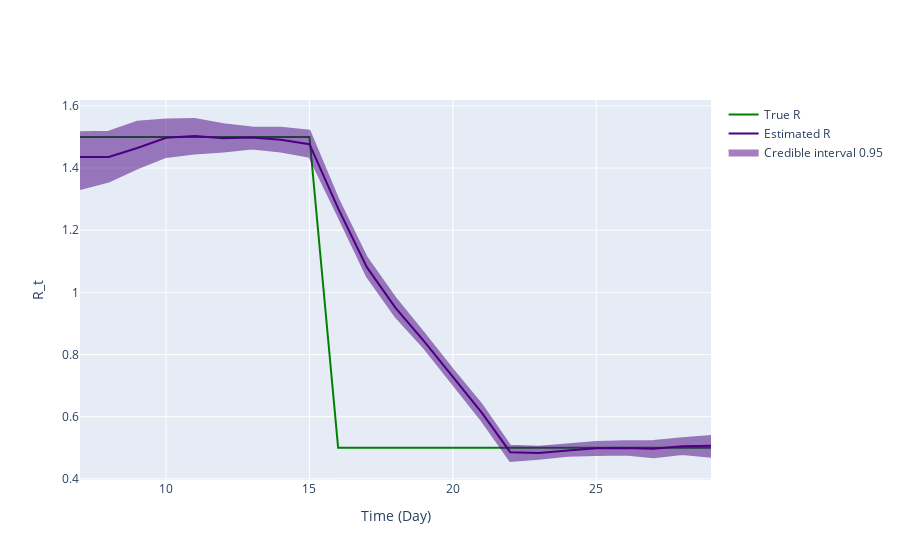

This figure's notebook cell:
### Markdown cell above
## Inference plot using class method results

### Code cell
fig = ReproductionNumberPlot()

fig.add_ground_truth_rt(ground_truth)
fig.add_interval_rt(new_intervals)

fig.update_labels(time_label='Time (Day)', r_label='R_t')

fig.show_figure()

### Figure 1 — Plotly figure (JSON) as saved in the notebook; plotly's stock layout.template omitted (floating-point values rounded to 4 significant figures)
{"data": [{"line": {"color": "green"}, "mode": "lines", "name": "True R", "type": "scatter", "x": [7, 8, 9, 10, 11, 12, 13, 14, 15, 16, 17, 18, 19, 20, 21, 22, 23, 24, 25, 26, 27, 28, 29], "y": [1.5, 1.5, 1.5, 1.5, 1.5, 1.5, 1.5, 1.5, 1.5, 0.5, 0.5, 0.5, 0.5, 0.5, 0.5, 0.5, 0.5, 0.5, 0.5, 0.5, 0.5, 0.5, 0.5]}, {"line": {"color": "indigo"}, "mode": "lines", "name": "Estimated R", "type": "scatter", "x": [7, 8, 9, 10, 11, 12, 13, 14, 15, 16, 17, 18, 19, 20, 21, 22, 23, 24, 25, 26, 27, 28, 29], "y": [1.435, 1.435, 1.464, 1.497, 1.503, 1.496, 1.498, 1.491, 1.477, 1.27, 1.081, 0.9503, 0.8426, 0.729, 0.6136, 0.4858, 0.4829, 0.4912, 0.4985, 0.499, 0.4968, 0.505, 0.5062]}, {"fill": "toself", "fillcolor": "indigo", "line": {"color": "indigo"}, "mode": "lines", "name": "Credible interval 0.95", "opacity": 0.5, "type": "scatter", "x": [7, 8, 9, 10, 11, 12, 13, 14, 15, 16, 17, 18, 19, 20, 21, 22, 23, 24, 25, 26, 27, 28, 29, 29, 28, 27, 26, 25, 24, 23, 22, 21, 20, 19, 18, 17, 16, 15, 14, 13, 12, 11, 10, 9, 8, 7], "y": [1.515, 1.517, 1.549, 1.556, 1.558, 1.541, 1.531, 1.529, 1.52, 1.301, 1.112, 0.9815, 0.8682, 0.7512, 0.64, 0.5066, 0.5033, 0.5119, 0.5187, 0.521, 0.5218, 0.5304, 0.538, 0.4709, 0.4799, 0.4697, 0.4786, 0.4764, 0.4746, 0.4646, 0.4575, 0.5883, 0.7027, 0.8205, 0.9217, 1.052, 1.245, 1.436, 1.453, 1.463, 1.454, 1.447, 1.436, 1.399, 1.357, 1.332]}], "layout": {"hovermode": "x unified", "xaxis": {"title": {"text": "Time (Day)"}}, "yaxis": {"title": {"text": "R_t"}}}}
